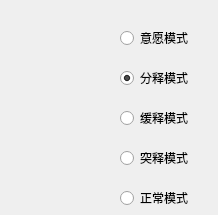
           <widget class="QWidget" name="tab_8">
            <attribute name="title">
             <string>堆积释放模式选择</string>
            </attribute>
            <widget class="QRadioButton" name="radioButton_78">
             <property name="geometry">
              <rect>
               <x>120</x>
               <y>30</y>
               <width>89</width>
               <height>16</height>
              </rect>
             </property>
             <property name="text">
              <string>意愿模式</string>
             </property>
            </widget>
            <widget class="QRadioButton" name="radioButton_79">
             <property name="geometry">
              <rect>
               <x>120</x>
               <y>70</y>
               <width>89</width>
               <height>16</height>
              </rect>
             </property>
             <property name="text">
              <string>分释模式</string>
             </property>
             <property name="checked">
              <bool>true</bool>
             </property>
            </widget>
            <widget class="QRadioButton" name="radioButton_81">
             <property name="geometry">
              <rect>
               <x>120</x>
               <y>150</y>
               <width>89</width>
               <height>16</height>
              </rect>
             </property>
             <property name="text">
              <string>突释模式</string>
             </property>
            </widget>
            <widget class="QRadioButton" name="radioButton_82">
             <property name="geometry">
              <rect>
               <x>120</x>
               <y>190</y>
               <width>89</width>
               <height>16</height>
              </rect>
             </property>
             <property name="text">
              <string>正常模式</string>
             </property>
            </widget>
            <widget class="QRadioButton" name="radioButton_80">
             <property name="geometry">
              <rect>
               <x>120</x>
               <y>110</y>
               <width>89</width>
               <height>16</height>
              </rect>
             </property>
             <property name="text">
              <string>缓释模式</string>
             </property>
            </widget>
           </widget>
